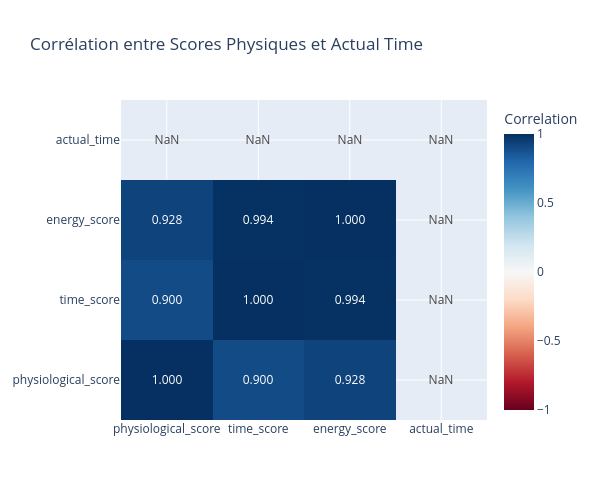

The notebook cell saved with this chart:
### Markdown cell above
## 3.7 Score correlation

### Code cell
# Matrice de corrélation des scores
scores_df = X_train_ride[feature_physics_score].copy()
scores_df['actual_time'] = y_true

corr_matrix = scores_df.corr()

# Heatmap
fig = go.Figure(data=go.Heatmap(
    z=corr_matrix.values,
    x=corr_matrix.columns,
    y=corr_matrix.columns,
    colorscale='RdBu',
    zmid=0,
    text=corr_matrix.values,
    texttemplate='%{text:.3f}',
    textfont={"size": 12},
    colorbar=dict(title="Correlation")
))

fig.update_layout(
    title="Corrélation entre Scores Physiques et Actual Time",
    height=500,
    width=600
)

fig.show()

print("\n" + "="*60)
print("CORRÉLATIONS AVEC ACTUAL TIME")
print("="*60)
for score in feature_physics_score:
    corr = scores_df[[score, 'actual_time']].corr().iloc[0, 1]
    print(f"{score}: {corr:.4f}")

### Figure 1 — Plotly figure (JSON) as saved in the notebook; plotly's stock layout.template omitted (floating-point values rounded to 4 significant figures)
{"data": [{"colorbar": {"title": {"text": "Correlation"}}, "colorscale": [[0, "rgb(103,0,31)"], [0.1, "rgb(178,24,43)"], [0.2, "rgb(214,96,77)"], [0.3, "rgb(244,165,130)"], [0.4, "rgb(253,219,199)"], [0.5, "rgb(247,247,247)"], [0.6, "rgb(209,229,240)"], [0.7, "rgb(146,197,222)"], [0.8, "rgb(67,147,195)"], [0.9, "rgb(33,102,172)"], [1, "rgb(5,48,97)"]], "text": [[1.0, 0.9004, 0.9282, NaN], [0.9004, 1.0, 0.9943, NaN], [0.9282, 0.9943, 1.0, NaN], [NaN, NaN, NaN, NaN]], "textfont": {"size": 12}, "texttemplate": "%{text:.3f}", "type": "heatmap", "x": ["physiological_score", "time_score", "energy_score", "actual_time"], "y": ["physiological_score", "time_score", "energy_score", "actual_time"], "z": [[1.0, 0.9004, 0.9282, NaN], [0.9004, 1.0, 0.9943, NaN], [0.9282, 0.9943, 1.0, NaN], [NaN, NaN, NaN, NaN]], "zmid": 0}], "layout": {"height": 500, "title": {"text": "Corrélation entre Scores Physiques et Actual Time"}, "width": 600}}
